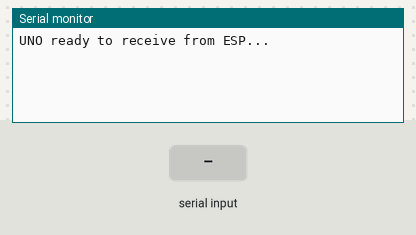
A sketch run on a simulated Arduino Uno, built with avr-gcc and run on an emulated ATmega328P. Parts: the last lines printed to the serial monitor. The inputs (shaded band) are chosen by the test bench.

Above: at 1.2 s.
1.3 s: "1\n" received over Serial
At 2.5 s:
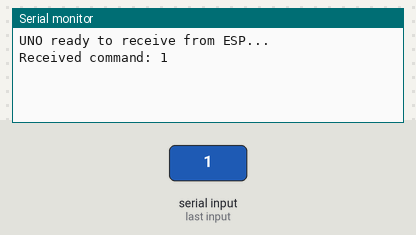
2.8 s: "0\n" received over Serial
At 3.8 s:
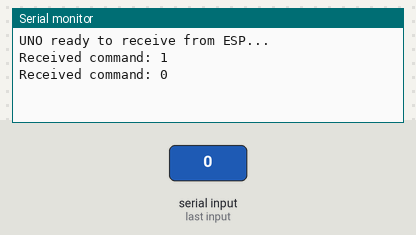

Measured:
- after the input at 1.3 s, the serial monitor: prints a new line at once (image 1)
- after the input at 2.8 s, the serial monitor: prints a new line at once (image 2)

The sketch:

esp32_cam_parsing.ino
```cpp
// uno_receive_only.ino
// Just reads commands from ESP32-CAM and optionally prints to USB for debugging.

void setup() {
  Serial.begin(115200);   // Hardware Serial (pins 0/1) connected to ESP
  Serial.println("UNO ready to receive from ESP...");
}

String buf = "";

void loop() {
  while (Serial.available()) {
    char c = Serial.read();
    if (c == '\r') continue;
    if (c == '\n') {
      buf.trim();
      if (buf.length() > 0) {
        // Replace this with your car control function
        // e.g., parse MOVE / MOTORS commands here
        Serial.print("Received command: ");
        Serial.println(buf);
      }
      buf = "";
    } else {
      buf += c;
    }
  }
}
```
